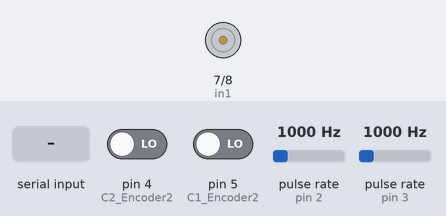
The sketch below on a simulated Arduino Uno, built with avr-gcc and run on an emulated ATmega328P. Shown: motor-driver pin pairs drawn as motors (green arrow = first pin HIGH = forward, orange = second pin HIGH = backward, longer = more drive, scaled by the enable pin). Wiring (inferred from the names in the program): 2 × pulse sensor: data pin 2 / data pin 3. Inputs (shaded band) come from the test bench; at power-on: pin 4 (C2_Encoder2) LOW, pin 5 (C1_Encoder2) LOW, pulse rate (sensors on pin 2, pin 3) 1000 Hz. What the sketch prints to the serial monitor is not drawn.

Above: at 1.2 s.
1.3 s: "90,45\n" received over Serial
At 2.4 s:
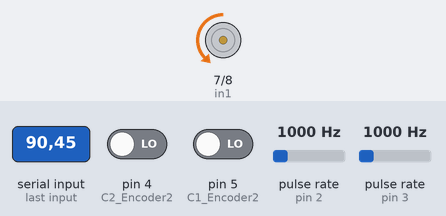
2.8 s: "30,150\n" received over Serial
At 3.6 s:
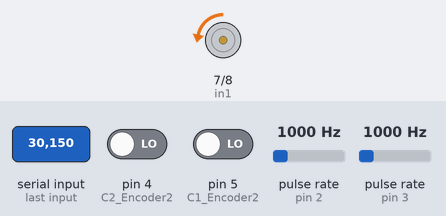
4.3 s: "0\n" received over Serial
At 5.5 s:
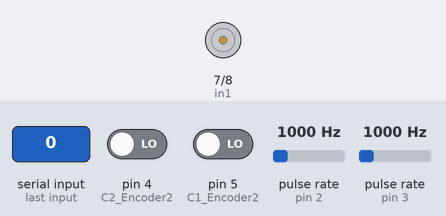
5.8 s: "200\n" received over Serial
At 6.9 s:
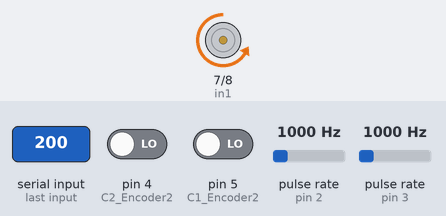
7.3 s: "90\n" received over Serial
At 8.1 s:
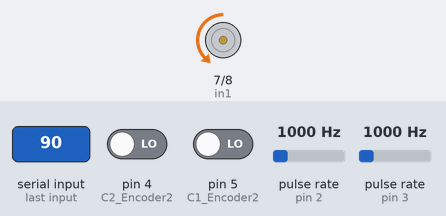
Timing chart, 0 to 9.8 s (numbered marks = the images above; inputs shaded):
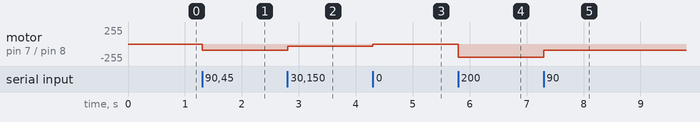

The sketch:

encoders.ino
```cpp
/////////////////////////// COMUNICACION SERIAL //////////////////
String inputString = "";
bool stringComplete = false;
const char separator = ',';
const int dataLength = 1;
double data[dataLength]; // Valor regula ciclo de trabajo (PWM)

const byte C1_Encoder1 = 3;  // Señal A del encoder 1
const byte C2_Encoder1 = 2;  // Señal B del encoder 1
const byte C1_Encoder2 = 5;  // Señal A del encoder 2
const byte C2_Encoder2 = 4;  // Señal B del encoder 2

const byte in1 = 7;
const byte in2 = 8;
const byte ena = 6;

volatile int n1 = 0; // Contador de pulsos del encoder 1
volatile int n2 = 0; // Contador de pulsos del encoder 2
volatile byte ant1 = 0; // Estado anterior de la señal A del encoder 1
volatile byte act1 = 0; // Estado actual de la señal A del encoder 1
volatile byte ant2 = 0; // Estado anterior de la señal A del encoder 2
volatile byte act2 = 0; // Estado actual de la señal A del encoder 2

double N1 = 0.0; // Revoluciones por minuto del encoder 1
double N2 = 0.0; // Revoluciones por minuto del encoder 2
int cv = 0; // Variable de control (duty cycle)

unsigned long lastTime = 0;  // Tiempo anterior
unsigned long sampleTime = 100;  // Tiempo de muestreo

const int R = 500 * 4; // Resolucion del encoder R = mH*s*r.

void setup()
{
  Serial.begin(9600);

  pinMode(C1_Encoder1, INPUT);
  pinMode(C2_Encoder1, INPUT);
  pinMode(C1_Encoder2, INPUT);
  pinMode(C2_Encoder2, INPUT);

  pinMode(in1, OUTPUT);
  pinMode(in2, OUTPUT);

  digitalWrite(in1, false);
  digitalWrite(in2, false);

  analogWrite(ena, cv);

  attachInterrupt(digitalPinToInterrupt(C1_Encoder1), encoder1, CHANGE);
  attachInterrupt(digitalPinToInterrupt(C2_Encoder1), encoder1, CHANGE);
  attachInterrupt(digitalPinToInterrupt(C1_Encoder2), encoder2, CHANGE);
  attachInterrupt(digitalPinToInterrupt(C2_Encoder2), encoder2, CHANGE);

  Serial.print("Pulsos Encoder 1: "); Serial.println(n1);
  Serial.print("Pulsos Encoder 2: "); Serial.println(n2);

  Serial.println("Velocidad RPM");
}

void loop() {

  ////////// SI RECIBE DATOS /////////////
  if (stringComplete)
  {
    for (int i = 0; i < dataLength; i++)
    {
      int index = inputString.indexOf(separator);
      data[i] = inputString.substring(0, index).toInt();
      inputString = inputString.substring(index + 1);
    }

    cv = data[0];
    if (cv > 0) anticlockwise(in2, in1, ena, cv);
    else clockwise(in2, in1, ena, abs(cv));
    inputString = "";
    stringComplete = false;
  }

  if (millis() - lastTime >= sampleTime)
  {  // Se actualiza cada sampleTime (milisegundos)
    computeRpm();
    Serial.print(N1); Serial.print(","); Serial.println(N2);
  }
}

void serialEvent() {
  while (Serial.available()) {
    char inChar = (char)Serial.read();
    inputString += inChar;
    if (inChar == '\n') {
      stringComplete = true;
    }
  }
}

void computeRpm(void)
{
  N1 = (n1 * 60.0 * 1000.0) / ((millis() - lastTime) * R); // Calculo revoluciones por minuto del encoder 1
  N2 = (n2 * 60.0 * 1000.0) / ((millis() - lastTime) * R); // Calculo revoluciones por minuto del encoder 2
  lastTime = millis(); // Almacenar el tiempo actual.
  n1 = 0;  // Resetear los pulsos del encoder 1.
  n2 = 0;  // Resetear los pulsos del encoder 2.
}

void clockwise(int pin1, int pin2, int analogPin, int pwm)
{
  digitalWrite(pin1, LOW);
  digitalWrite(pin2, HIGH);
  analogWrite(analogPin, pwm);
}

void anticlockwise(int pin1, int pin2, int analogPin, int pwm)
{
  digitalWrite(pin1, HIGH);
  digitalWrite(pin2, LOW);
  analogWrite(analogPin, pwm);
}

// Encoder 1 - precisión cuádruple.
void encoder1(void)
{
  ant1 = act1;
  ant2 = act2;
  act1 = (digitalRead(C1_Encoder1) << 1) | digitalRead(C2_Encoder1);
  act2 = (digitalRead(C1_Encoder2) << 1) | digitalRead(C2_Encoder2);

  if (ant1 == 0 && act1 == 1) n1--;
  if (ant1 == 1 && act1 == 3) n1--;
  if (ant1 == 2 && act1 == 0) n1--;
  if (ant1 == 3 && act1 == 2) n1--;

  if (ant1 == 0 && act1 == 2) n1++;
  if (ant1 == 1 && act1 == 0) n1++;
  if (ant1 == 2 && act1 == 3) n1++;
  if (ant1 == 3 && act1 == 1) n1++;

  if (ant2 == 0 && act2 == 1) n2--;
  if (ant2 == 1 && act2 == 3) n2--;
  if (ant2 == 2 && act2 == 0) n2--;
  if (ant2 == 3 && act2 == 2) n2--;

  if (ant2 == 0 && act2 == 2) n2++;
  if (ant2 == 1 && act2 == 0) n2++;
  if (ant2 == 2 && act2 == 3) n2++;
  if (ant2 == 3 && act2 == 1) n2++;
}

// Encoder 2 - precisión cuádruple.
void encoder2(void)
{
  ant1 = act1;
  ant2 = act2;
  act1 = (digitalRead(C1_Encoder1) << 1) | digitalRead(C2_Encoder1);
  act2 = (digitalRead(C1_Encoder2) << 1) | digitalRead(C2_Encoder2);

  if (ant1 == 0 && act1 == 1) n1--;
  if (ant1 == 1 && act1 == 3) n1--;
  if (ant1 == 2 && act1 == 0) n1--;
  if (ant1 == 3 && act1 == 2) n1--;

  if (ant1 == 0 && act1 == 2) n1++;
  if (ant1 == 1 && act1 == 0) n1++;
  if (ant1 == 2 && act1 == 3) n1++;
  if (ant1 == 3 && act1 == 1) n1++;

  if (ant2 == 0 && act2 == 1) n2--;
  if (ant2 == 1 && act2 == 3) n2--;
  if (ant2 == 2 && act2 == 0) n2--;
  if (ant2 == 3 && act2 == 2) n2--;

  if (ant2 == 0 && act2 == 2) n2++;
  if (ant2 == 1 && act2 == 0) n2++;
  if (ant2 == 2 && act2 == 3) n2++;
  if (ant2 == 3 && act2 == 1) n2++;
}
```

Measured:
- after the input at 1.3 s, motor on pin 7 (in1) / pin 8 (in2): stopped → backward 90/255 at once
- after the input at 2.8 s, motor on pin 7 (in1) / pin 8 (in2): backward 90/255 → backward 30/255 at once
- after the input at 4.3 s, motor on pin 7 (in1) / pin 8 (in2): backward 30/255 → stopped at once
- after the input at 5.8 s, motor on pin 7 (in1) / pin 8 (in2): stopped → backward 200/255 at once
- after the input at 7.3 s, motor on pin 7 (in1) / pin 8 (in2): backward 200/255 → backward 90/255 at once
